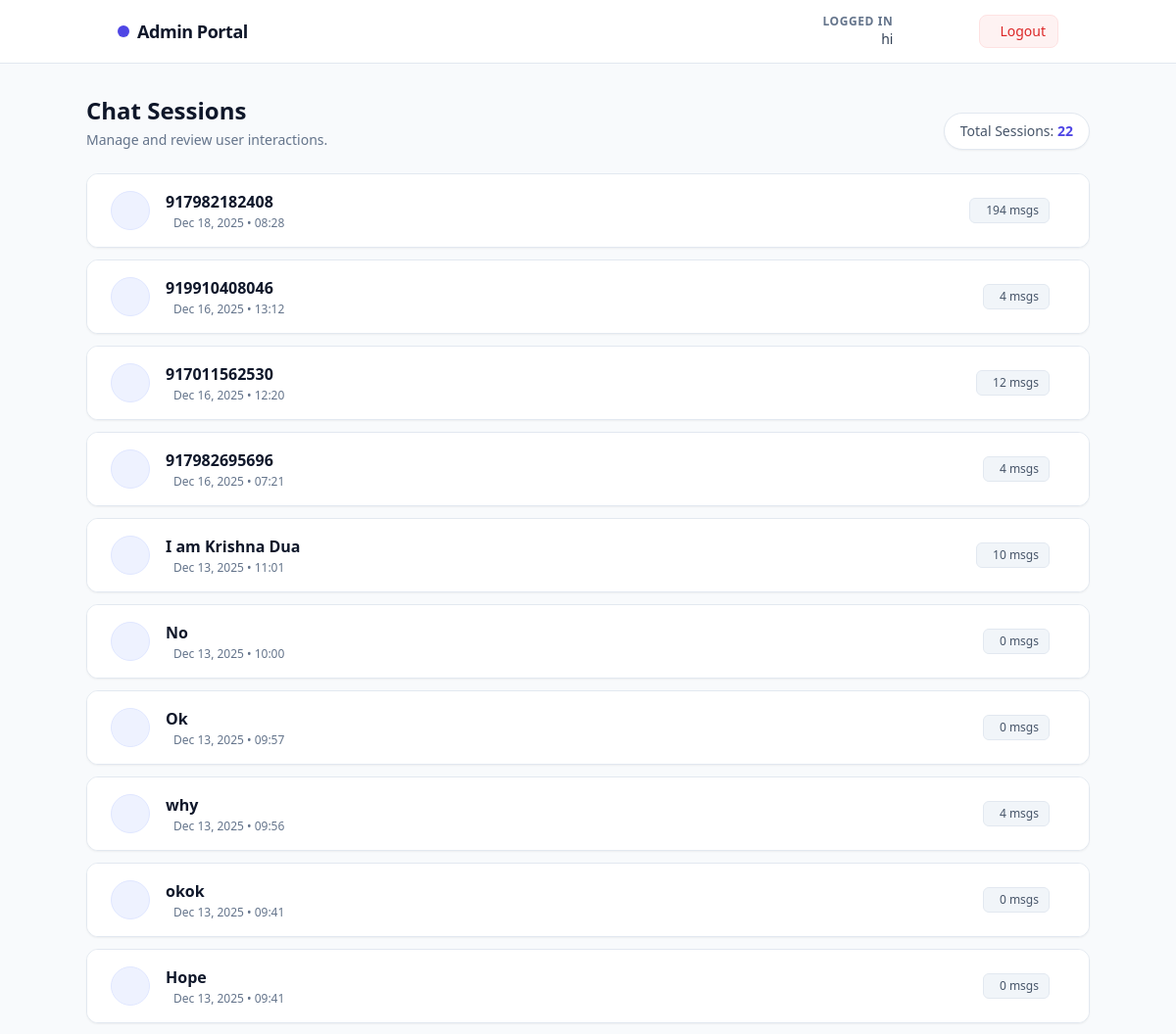
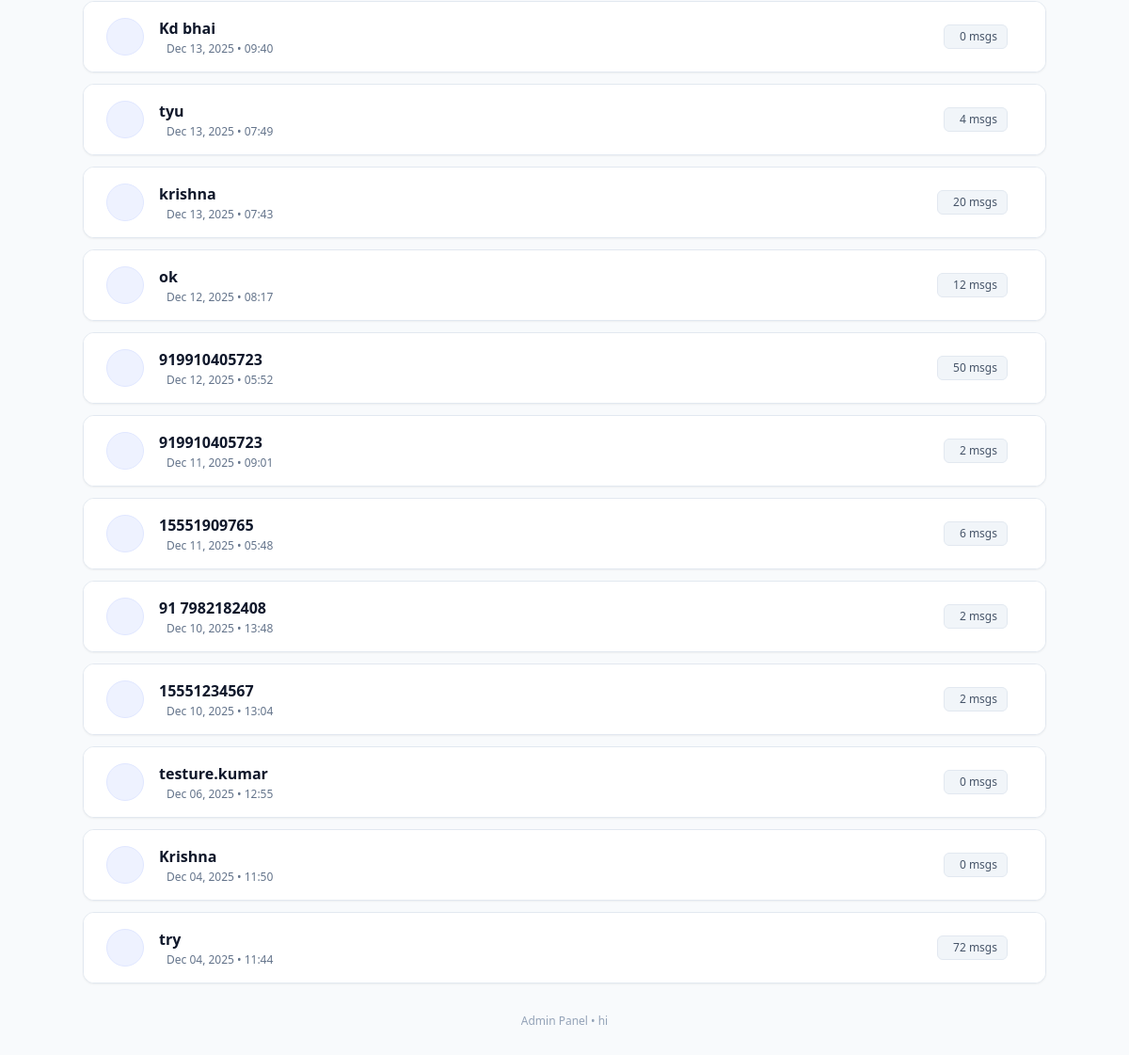
The app's page /admin-show-chat/ (signed in) with its own data (2 pictures, top to bottom).
### chatbot/models.py (models this page shows, shortened)
class ChatSession(models.Model):
    username = models.CharField(max_length=100, unique=True)
    history = models.JSONField(default=list)  # List of {"role": "user/assistant", "content": str, "action_html": str|null}
    created_at = models.DateTimeField(auto_now_add=True)
    updated_at = models.DateTimeField(auto_now=True)
    password = models.CharField(max_length=128)

### chatbot/views.py (the view)
# urls.py: path('admin-show-chat/', views.admin_show_chat, name='admin_show_chat'),
def admin_show_chat(request):
    admin_username = request.session.get('admin_username')
    if not admin_username:
        messages.error(request, 'Please log in to access chat sessions.')
        return redirect('admin_login')
    sessions = ChatSession.objects.all().order_by('-updated_at')
    context = {
        'admin_username': admin_username,
        'sessions': sessions,  # List of ChatSession model instances
    }
    return render(request, 'admin_show_chat.html', context)

### templates/admin_show_chat.html (shortened to what this page needs)
<!DOCTYPE html>
<html lang="en">
<head>
    <script src="https://cdn.tailwindcss.com"></script>
</head>
<body class="bg-slate-50 min-h-screen font-sans text-slate-800">
    <nav class="bg-white border-b border-slate-200 sticky top-0 z-30">
        <div class="max-w-5xl mx-auto px-4 sm:px-6 lg:px-8">
            <div class="flex justify-between items-center h-16">
                <div class="flex items-center gap-2">
                    <div class="bg-indigo-600 text-white p-1.5 rounded-lg shadow-sm">
                    </div>
                    <h1 class="text-lg font-bold tracking-tight text-slate-900 hidden sm:block">
                        Admin Portal
                    </h1>
                </div>
                <div class="flex items-center gap-3 sm:gap-4">
                    <div class="hidden md:flex flex-col items-end mr-2">
                        <span class="text-xs text-slate-500 uppercase font-bold tracking-wider">Logged in</span>
                        <span class="text-sm font-medium text-slate-700">{{ admin_username }}</span>
                    </div>
                    <a href="/admin-dashboard/"
                       class="p-2 text-slate-500 hover:text-indigo-600 transition-colors" title="Dashboard">
                    </a>
                    <a href="/admin-edit-file/"
                       class="p-2 text-slate-500 hover:text-emerald-600 transition-colors" title="Edit Knowledge">
                    </a>
                    <a href="/admin-logout/"
                       class="group flex items-center gap-2 bg-red-50 text-red-600 px-3 py-1.5 rounded-lg border border-red-100 hover:bg-red-600 hover:text-white transition-all duration-200 text-sm font-medium">
                        <span class="hidden sm:inline">Logout</span>
                    </a>
                </div>
            </div>
        </div>
    </nav>
    <main class="py-8 px-4 sm:px-6">
        <div class="max-w-5xl mx-auto">
            <div class="mb-6 flex flex-col sm:flex-row sm:items-end justify-between gap-4">
                <div>
                    <h2 class="text-2xl font-bold text-slate-900">Chat Sessions</h2>
                    <p class="text-slate-500 text-sm mt-1">Manage and review user interactions.</p>
                </div>
                <div class="bg-white px-4 py-2 rounded-full border border-slate-200 shadow-sm text-sm font-medium text-slate-600">
                    Total Sessions: <span class="text-indigo-600 font-bold">{{ sessions|length }}</span>
                </div>
            </div>
            <div class="flex flex-col gap-3">
                {% for session in sessions %}
                <div x-data="{ open: false }"
                     class="bg-white border border-slate-200 rounded-xl shadow-sm hover:shadow-md transition-shadow duration-200 overflow-hidden">
                    <button @click="open = !open"
                            class="w-full flex items-center justify-between p-4 sm:px-6 bg-white hover:bg-slate-50 transition-colors cursor-pointer text-left focus:outline-none">
                        <div class="flex items-center gap-4">
                            <div class="h-10 w-10 rounded-full bg-indigo-50 flex items-center justify-center border border-indigo-100 shrink-0">
                            </div>
                            <div>
                                <h3 class="font-semibold text-slate-900 truncate max-w-[150px] sm:max-w-xs">
                                    {{ session.username }}
                                </h3>
                                <div class="flex items-center gap-2 text-xs text-slate-500 mt-0.5">
                                    <span>{{ session.updated_at|date:"M d, Y • H:i" }}</span>
                                </div>
                            </div>
                        </div>
                        <div class="flex items-center gap-4">
                            <div class="hidden sm:flex items-center gap-1.5 px-2.5 py-1 rounded-md bg-slate-100 text-slate-600 text-xs font-medium border border-slate-200">
                                {{ session.history|length }} msgs
                            </div>
                        </div>
                    </button>
                </div>
                {% endfor %}
            </div>
            <div class="mt-8 text-center">
                <p class="text-xs text-slate-400">
                    Admin Panel • {{ admin_username }}
                </p>
            </div>
        </div>
    </main>
</body>
</html>

### records on screen
ChatSession: username "917982182408", updated_at "Dec 18, 2025 • 08:28", history|length "194"
ChatSession: username "919910408046", updated_at "Dec 16, 2025 • 13:12", history|length "4"
ChatSession: username "917011562530", updated_at "Dec 16, 2025 • 12:20", history|length "12"
ChatSession: username "917982695696", updated_at "Dec 16, 2025 • 07:21", history|length "4"
ChatSession: username "I am Krishna Dua", updated_at "Dec 13, 2025 • 11:01", history|length "10"
ChatSession: username "No", updated_at "Dec 13, 2025 • 10:00", history|length "0"
ChatSession: username "Ok", updated_at "Dec 13, 2025 • 09:57", history|length "0"
ChatSession: username "why", updated_at "Dec 13, 2025 • 09:56", history|length "4"
ChatSession: username "okok", updated_at "Dec 13, 2025 • 09:41", history|length "0"
ChatSession: username "Hope", updated_at "Dec 13, 2025 • 09:41", history|length "0"
ChatSession: username "Kd bhai", updated_at "Dec 13, 2025 • 09:40", history|length "0"
ChatSession: username "tyu", updated_at "Dec 13, 2025 • 07:49", history|length "4"
ChatSession: username "krishna", updated_at "Dec 13, 2025 • 07:43", history|length "20"
ChatSession: username "ok", updated_at "Dec 12, 2025 • 08:17", history|length "12"
ChatSession: username "919910405723", updated_at "Dec 12, 2025 • 05:52", history|length "50"
ChatSession: username "919910405723", updated_at "Dec 11, 2025 • 09:01", history|length "2"
ChatSession: username "15551909765", updated_at "Dec 11, 2025 • 05:48", history|length "6"
ChatSession: username "91 7982182408", updated_at "Dec 10, 2025 • 13:48", history|length "2"
ChatSession: username "15551234567", updated_at "Dec 10, 2025 • 13:04", history|length "2"
ChatSession: username "testure.kumar", updated_at "Dec 06, 2025 • 12:55", history|length "0"
ChatSession: username "Krishna", updated_at "Dec 04, 2025 • 11:50", history|length "0"
ChatSession: username "try", updated_at "Dec 04, 2025 • 11:44", history|length "72"

### other values on screen
{{ admin_username }} "hi"
{{ sessions|length }} "22"
